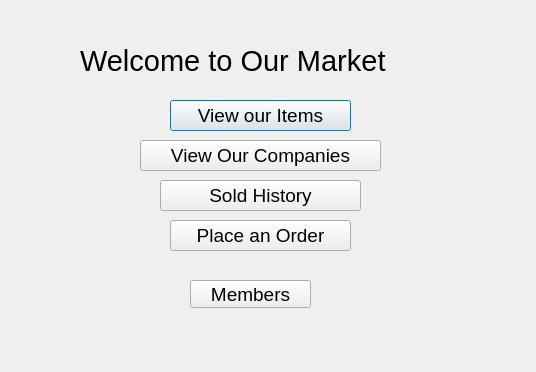
<?xml version="1.0" encoding="UTF-8"?>
<ui version="4.0">
 <class>Dialog</class>
 <widget class="QDialog" name="Dialog">
  <property name="geometry">
   <rect>
    <x>0</x>
    <y>0</y>
    <width>536</width>
    <height>372</height>
   </rect>
  </property>
  <property name="windowTitle">
   <string>Dialog</string>
  </property>
  <widget class="QLabel" name="welcome">
   <property name="geometry">
    <rect>
     <x>80</x>
     <y>20</y>
     <width>401</width>
     <height>81</height>
    </rect>
   </property>
   <property name="font">
    <font>
     <family>Arial</family>
     <pointsize>22</pointsize>
    </font>
   </property>
   <property name="text">
    <string>Welcome to Our Market</string>
   </property>
  </widget>
  <widget class="QPushButton" name="viewOurItems">
   <property name="geometry">
    <rect>
     <x>170</x>
     <y>100</y>
     <width>181</width>
     <height>31</height>
    </rect>
   </property>
   <property name="font">
    <font>
     <family>Arial</family>
     <pointsize>14</pointsize>
    </font>
   </property>
   <property name="text">
    <string>View our Items</string>
   </property>
  </widget>
  <widget class="QPushButton" name="viewOurCompanies">
   <property name="geometry">
    <rect>
     <x>140</x>
     <y>140</y>
     <width>241</width>
     <height>31</height>
    </rect>
   </property>
   <property name="font">
    <font>
     <family>Arial</family>
     <pointsize>14</pointsize>
    </font>
   </property>
   <property name="text">
    <string>View Our Companies</string>
   </property>
  </widget>
  <widget class="QPushButton" name="pushButton">
   <property name="geometry">
    <rect>
     <x>160</x>
     <y>180</y>
     <width>201</width>
     <height>31</height>
    </rect>
   </property>
   <property name="font">
    <font>
     <family>Arial</family>
     <pointsize>14</pointsize>
    </font>
   </property>
   <property name="text">
    <string>Sold History</string>
   </property>
  </widget>
  <widget class="QPushButton" name="placeAnOrder">
   <property name="geometry">
    <rect>
     <x>170</x>
     <y>220</y>
     <width>181</width>
     <height>31</height>
    </rect>
   </property>
   <property name="font">
    <font>
     <family>Arial</family>
     <pointsize>14</pointsize>
    </font>
   </property>
   <property name="text">
    <string>Place an Order</string>
   </property>
  </widget>
  <widget class="QPushButton" name="pushButton_2">
   <property name="geometry">
    <rect>
     <x>190</x>
     <y>280</y>
     <width>121</width>
     <height>28</height>
    </rect>
   </property>
   <property name="font">
    <font>
     <family>Arial</family>
     <pointsize>14</pointsize>
    </font>
   </property>
   <property name="text">
    <string>Members</string>
   </property>
  </widget>
 </widget>
 <resources/>
 <connections/>
</ui>
